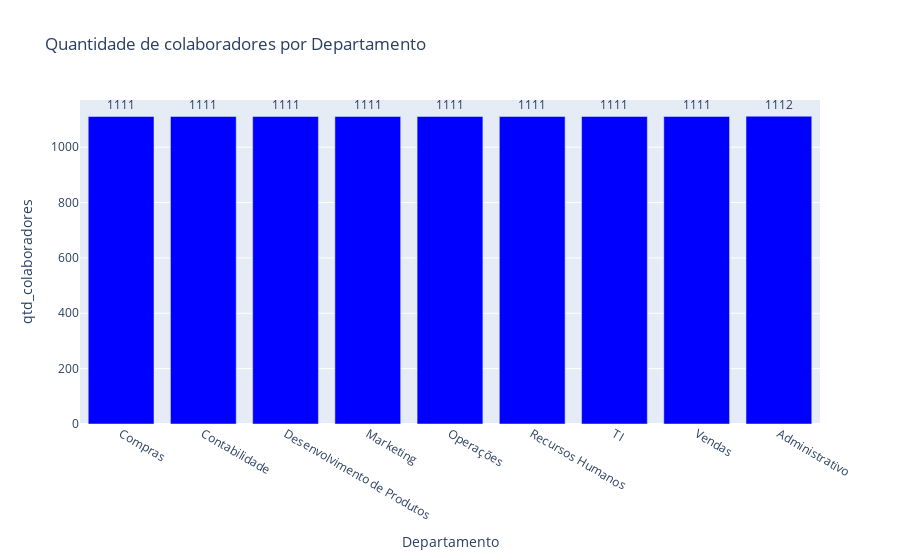

The cell this chart's notebook holds for it:
### Code cell
contagem = df[["Departamento","id"]].groupby("Departamento").count().reset_index().sort_values(by="id").tail(10)

fig = px.bar(contagem, x="Departamento", y="id",
             labels={"Departamento": "Departamento", 'id': 'qtd_colaboradores'},
             title='Quantidade de colaboradores por Departamento',
             color_discrete_sequence=['blue'],
             text="id")

fig.update_traces(texttemplate='%{text}', textposition='outside')

### Figure 1 — Plotly figure (JSON) as saved in the notebook; plotly's stock layout.template omitted (floating-point values rounded to 4 significant figures)
{"data": [{"alignmentgroup": "True", "hovertemplate": "Departamento=%{x}<br>qtd_colaboradores=%{text}<extra></extra>", "legendgroup": "", "marker": {"color": "blue", "pattern": {"shape": ""}}, "name": "", "offsetgroup": "", "orientation": "v", "showlegend": false, "text": [1111, 1111, 1111, 1111, 1111, 1111, 1111, 1111, 1112], "textposition": "outside", "texttemplate": "%{text}", "type": "bar", "x": ["Compras", "Contabilidade", "Desenvolvimento de Produtos", "Marketing", "Operações", "Recursos Humanos", "TI", "Vendas", "Administrativo"], "xaxis": "x", "y": [1111, 1111, 1111, 1111, 1111, 1111, 1111, 1111, 1112], "yaxis": "y"}], "layout": {"barmode": "relative", "legend": {"tracegroupgap": 0}, "title": {"text": "Quantidade de colaboradores por Departamento"}, "xaxis": {"anchor": "y", "domain": [0, 1], "title": {"text": "Departamento"}}, "yaxis": {"anchor": "x", "domain": [0, 1], "title": {"text": "qtd_colaboradores"}}}}
